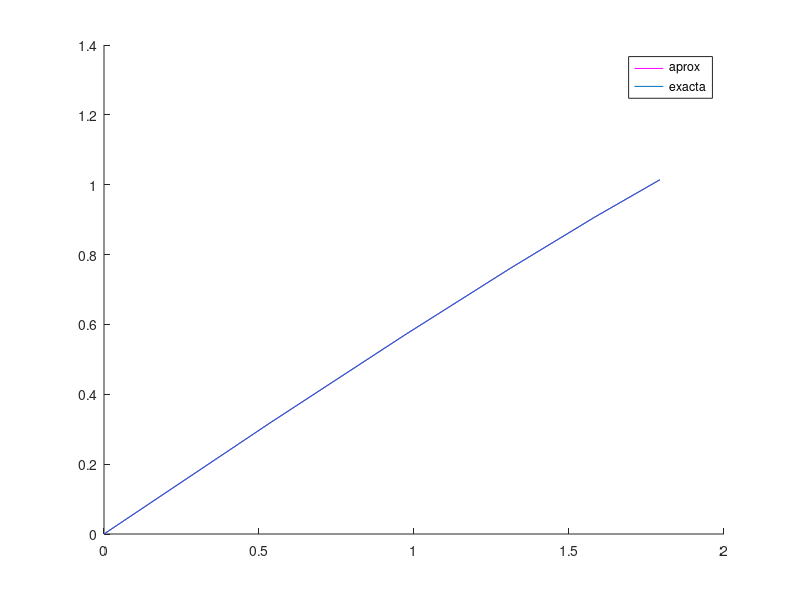

The MATLAB source for this figure:
more off;
clc;
clear all;
disp("Ejercicio 10");
function y=F(t,x)
  y = [-4*x(1)+3*x(2)+6; -2.4*x(1)+1.6*x(2)+3.6];
endfunction
function y=ex(t)
  y = [-3.375*exp(-2*t)+1.875*exp(-0.4*t)+1.5; -2.25*exp(-2*t)+2.25*exp(-0.4*t)];
endfunction
mu=[0;0]; h=0.1; a=0; b=0.5;
N=round((b-a)/h);
t=a*ones(1,N+1);
x(:,1)=mu;
exacta(:,1)=mu;
for n=1:N
  t(n+1)=t(n)+h;
  xn=x(:,n);
  K1 = F(t(n),xn);
  K2 = F(t(n)+h/2,xn+h/2*K1);
  K3 = F(t(n)+h/2,xn+h/2*K2);
  K4 = F(t(n)+h,xn+h*K3);
  x(:,n+1) = x(:,n) + h/6*(K1+2*K2+2*K3+K4);
  exacta(:,n+1)=ex(t(n+1));
endfor
figure(1); clf; hold on;
plot(x(1,:),x(2,:),'m;aprox;',exacta(1,:),exacta(2,:),';exacta;');